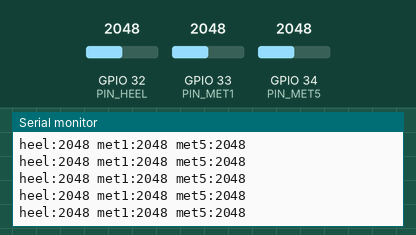
Bench run of a sketch on a simulated ESP32. Shown: the last lines printed to the serial monitor. The test bench sets the inputs (shaded band); at power-on: GPIO 32 (PIN_HEEL) = 2048, GPIO 33 (PIN_MET1) = 2048, GPIO 34 (PIN_MET5) = 2048 (analog values on the 0–4095 scale).

Above: at 1.2 s.
1.3 s: GPIO 32 (PIN_HEEL) set to 2866
At 2.0 s:
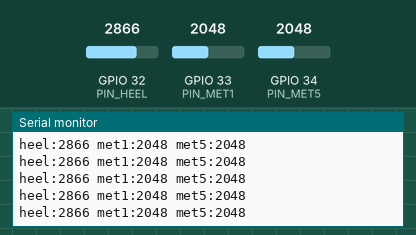
2.8 s: GPIO 33 (PIN_MET1) set to 2866
At 3.8 s:
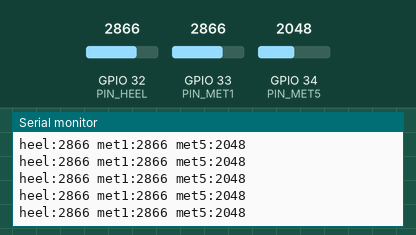
4.3 s: GPIO 34 (PIN_MET5) set to 2866
At 5.3 s:
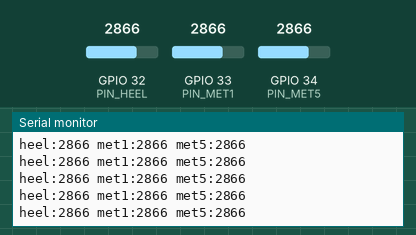
5.8 s: GPIO 32 (PIN_HEEL) set to 3603
At 6.4 s:
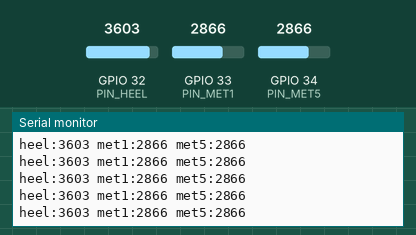
7.3 s: GPIO 33 (PIN_MET1) set to 3603
At 8.3 s:
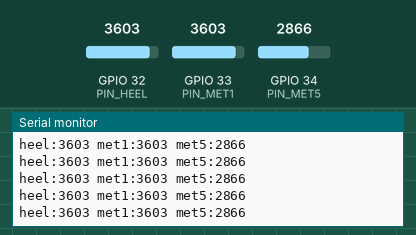
8.8 s: GPIO 34 (PIN_MET5) set to 3603
At 9.5 s:
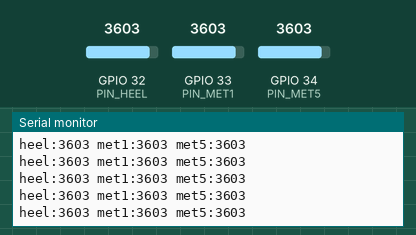
Timing chart, 0 to 11.3 s (numbered marks = the images above; inputs shaded):
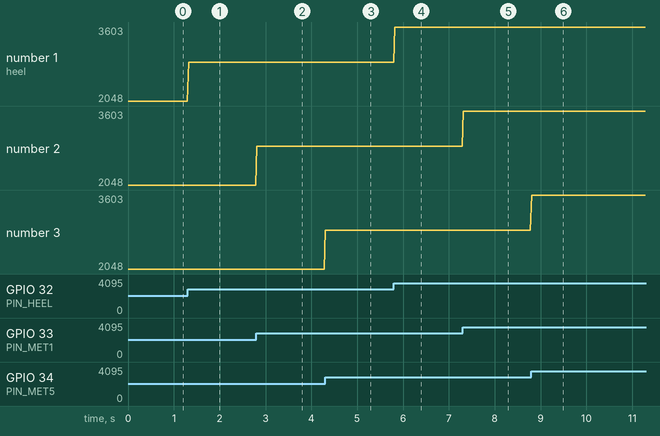

Measured:
- after the input at 1.3 s, the serial monitor: prints a new line at once (image 1)
- after the input at 2.8 s, the serial monitor: prints a new line at once (image 2)
- after the input at 4.3 s, the serial monitor: prints a new line at once (image 3)
- after the input at 5.8 s, the serial monitor: prints a new line at once (image 4)
- after the input at 7.3 s, the serial monitor: prints a new line at once (image 5)
- after the input at 8.8 s, the serial monitor: prints a new line at once (image 6)
- plotted number 1: 2048 → 2866 after the input at 1.3 s, 2866 → 3603 after the input at 5.8 s

The sketch:

trace_3fsr_test.ino
```cpp
// 3 FSR test on ESP32 (heel, 1st metatarsal, 5th metatarsal)
// Each FSR: 3.3V -> FSR -> node (GPIO) -> 10k to GND, optional 100nF from node to GND
//   heel  -> GPIO32
//   met1  -> GPIO33
//   met5  -> GPIO34
// Open Tools > Serial Plotter (115200) and press each sensor in turn.

#define PIN_HEEL  32
#define PIN_MET1  33
#define PIN_MET5  34
#define SAMPLES   8

int readAvg(int pin) {
  long sum = 0;
  for (int i = 0; i < SAMPLES; i++) {
    sum += analogRead(pin);
    delayMicroseconds(100);
  }
  return sum / SAMPLES;
}

void setup() {
  Serial.begin(115200);
  analogReadResolution(12);
  analogSetPinAttenuation(PIN_HEEL, ADC_11db);
  analogSetPinAttenuation(PIN_MET1, ADC_11db);
  analogSetPinAttenuation(PIN_MET5, ADC_11db);
}

void loop() {
  int heel = readAvg(PIN_HEEL);
  int met1 = readAvg(PIN_MET1);
  int met5 = readAvg(PIN_MET5);

  Serial.printf("heel:%d met1:%d met5:%d\n", heel, met1, met5);
  delay(20);   // ~50 Hz
}
```
